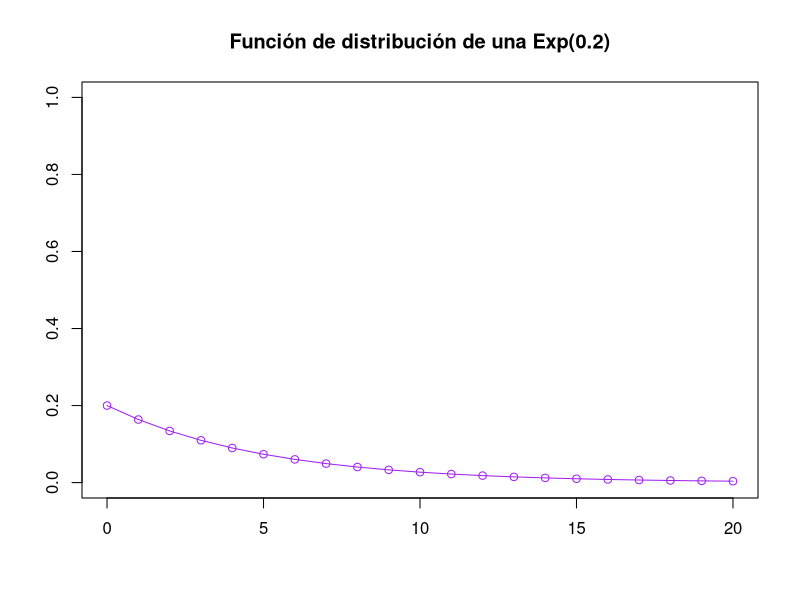

R code for this plot:
## ---- chunk 1
knitr::opts_chunk$set(echo = TRUE)
## ---- chunk 2
plot(0:20, dexp(0:20,0.2),col = "purple", xlab = "", ylab = "", main = "Función de distribución de una Exp(0.2)", type = "o", ylim = c(0,1))
